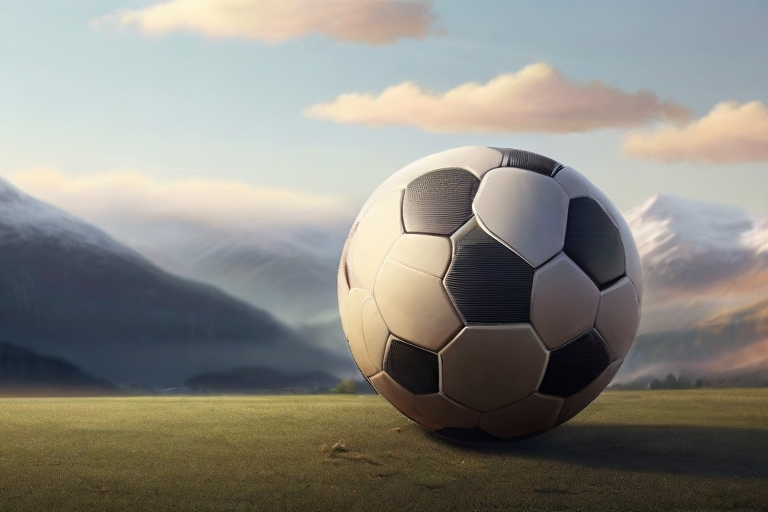
#> input picture monimage.jpg, 768 x 512 px
$ python find_circle.py
#> lines starting #> are read from the running program, lines starting #| are printed output that depends on the picture; after the words box and inside, x2 and y2 are one past the last pixel; in counts of white or black regions, pixels touching at a corner belong together
import cv2
import numpy as np

# Read image.
  # Read image.
img = cv2.imread('monimage.jpg', cv2.IMREAD_COLOR)
#> img is the input picture: shape (512, 768, 3); mean B, G, R 128.4, 135.8, 137.7
# Convert to grayscale.
gray = cv2.cvtColor(img, cv2.COLOR_BGR2GRAY)
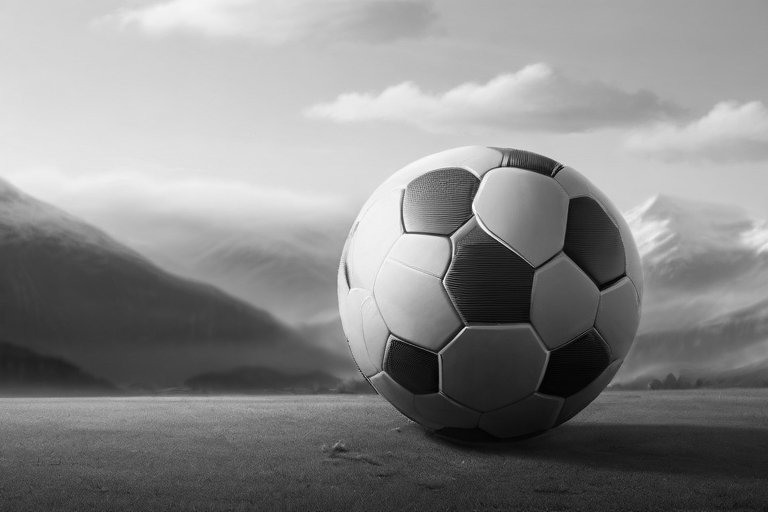
#> gray: shape (512, 768); min 1, max 254, mean 135.5

# Blur using 3 * 3 kernel.
gray_blurred = cv2.blur(gray, (3, 3))

# Apply Hough transform on the blurred image.
detected_circles = cv2.HoughCircles(gray_blurred,
                   cv2.HOUGH_GRADIENT, 1, 20, param1 = 50,
               param2 = 30, minRadius = 1, maxRadius = 800)
#> detected_circles = 294 rows, first 8: [489.5, 290.5, 151], [471.5, 277.5, 130.3], [485.5, 312.5, 167.1], [521.5, 284.5, 120.9], [506.5, 313.5, 146.3], [543.5, 317.5, 171.5], [252.5, 189.5, 213.7], [532.5, 252.5, 92.8]

# Draw circles that are detected.
if detected_circles is not None:

    # Convert the circle parameters a, b and r to integers.
    detected_circles = np.uint16(np.around(detected_circles))
#> detected_circles = 294 rows, first 8: [490, 290, 151], [472, 278, 130], [486, 312, 167], [522, 284, 121], [506, 314, 146], [544, 318, 172], [252, 190, 214], [532, 252, 93]

# Extract the first circle (if any) and draw it
if detected_circles is not None:
  circles = np.round(detected_circles[0, :]).astype("int")  # Extract first circle
#> circles has the same summary as detected_circles
  x, y, radius = circles[0]
#> x = 490; y = 290; radius = 151
  cv2.circle(img, (x, y), radius, (0, 255, 0), 2)  # Draw only the first circle
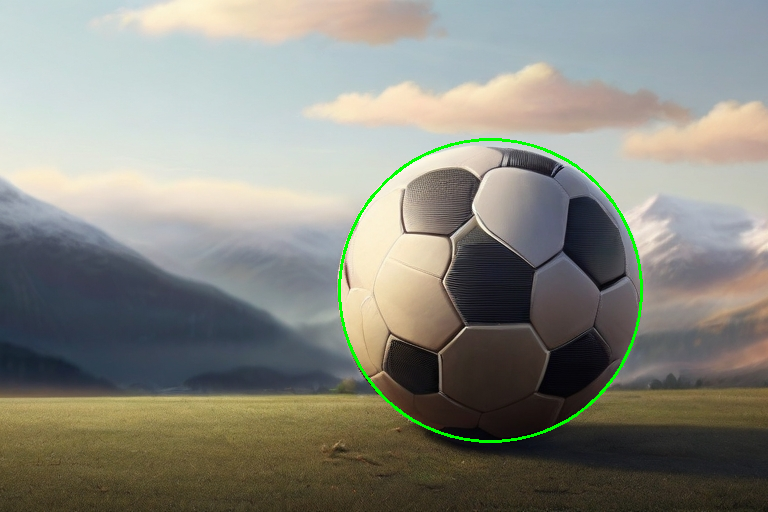
#> img: shape (512, 768, 3); 0.72% of pixels changed, all inside (x1, y1, x2, y2) = (338, 138, 643, 443)

# Display the image with the drawn circle
cv2.imshow("Detected Circle", img)
cv2.waitKey(0)
cv2.destroyAllWindows()
